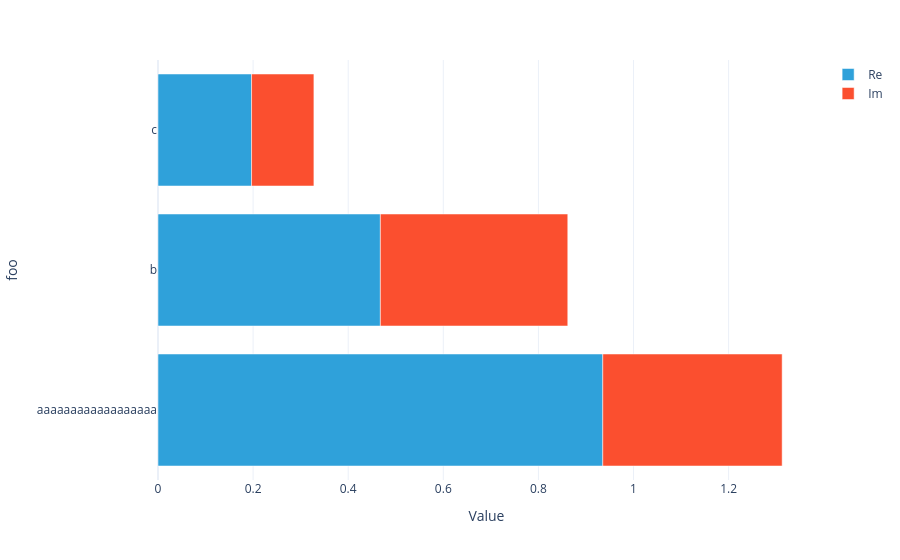

This figure's notebook cell:
### Code cell
(U1 + U2).visualize()

### Figure 1 — Plotly figure (JSON) as saved in the notebook; plotly's stock layout.template omitted (floating-point values rounded to 4 significant figures)
{"data": [{"hovertemplate": "Part=Re<br>Value=%{x}<br>foo=%{y}<extra></extra>", "legendgroup": "Re", "marker": {"color": "#2fa1da", "pattern": {"shape": ""}}, "name": "Re", "orientation": "h", "showlegend": true, "textposition": "auto", "type": "bar", "x": [0.9354, 0.4676, 0.1967], "xaxis": "x", "y": ["aaaaaaaaaaaaaaaaaa", "b", "c"], "yaxis": "y"}, {"hovertemplate": "Part=Im<br>Value=%{x}<br>foo=%{y}<extra></extra>", "legendgroup": "Im", "marker": {"color": "#fb4f2f", "pattern": {"shape": ""}}, "name": "Im", "orientation": "h", "showlegend": true, "textposition": "auto", "type": "bar", "x": [0.3772, 0.3941, 0.1311], "xaxis": "x", "y": ["aaaaaaaaaaaaaaaaaa", "b", "c"], "yaxis": "y"}], "layout": {"barmode": "relative", "legend": {"title": {}, "tracegroupgap": 0}, "margin": {"t": 60}, "xaxis": {"anchor": "y", "domain": [0, 1], "title": {"text": "Value"}}, "yaxis": {"anchor": "x", "domain": [0, 1], "title": {"text": "foo"}}}}
